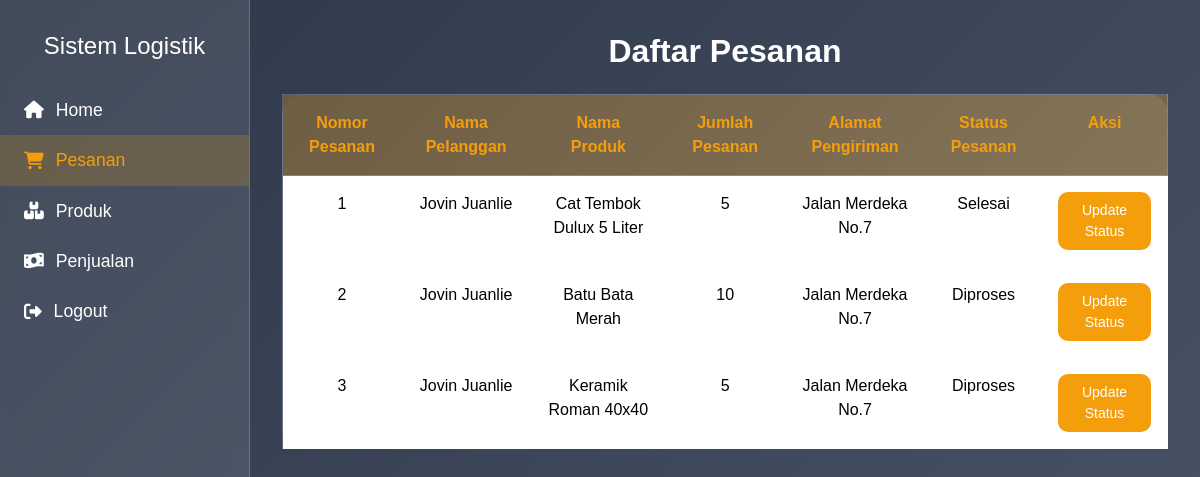
Page /pesanan.php (signed in) on the committed database.
### tables this page shows
CREATE TABLE `pesanan` (
  `idpesanan` int(11) NOT NULL,
  `idpengguna` int(11) NOT NULL,
  `idproduk` int(11) NOT NULL,
  `jumlah` int(11) NOT NULL,
  `alamatpengiriman` text NOT NULL,
  `status` enum('Diproses','Dikirim','Selesai') NOT NULL,
  `totalharga` int(11) NOT NULL
);

CREATE TABLE `pengguna` (
  `id` int(11) NOT NULL,
  `nama` varchar(255) NOT NULL,
  `password` text NOT NULL,
  `telepon` varchar(12) NOT NULL,
  `level` text NOT NULL
);

CREATE TABLE `produk` (
  `idproduk` int(11) NOT NULL,
  `idgudang` int(11) NOT NULL,
  `namaproduk` text NOT NULL,
  `hargajual` int(11) NOT NULL,
  `stok` text NOT NULL
);

### pesanan.php (the view, shortened to what this page needs)
<?php
require "config.php";
$admin_id = $_SESSION['admin_id'];
if(isset($admin_id)){
    $sql = "
    SELECT
        o.idpesanan,
        u.nama AS customer_name,
        p.namaproduk,
        o.jumlah,
        o.status,
        o.alamatpengiriman
    FROM pesanan o
    JOIN produk p ON o.idproduk = p.idproduk
    JOIN pengguna u ON o.idpengguna = u.id
    ";
    $query = $conn->prepare($sql);
    $query->execute();
    $orders = $query->fetchAll(PDO::FETCH_ASSOC);
    }
?>
<!DOCTYPE html>
<html lang="id">
<head>
    <link href="https://cdn.jsdelivr.net/npm/bootstrap@5.3.3/dist/css/bootstrap.min.css" rel="stylesheet">
    <link rel="stylesheet" href="https://cdnjs.cloudflare.com/ajax/libs/font-awesome/6.5.1/css/all.min.css" />
</head>
<body>
    <div class="sidebar d-flex flex-column">
        <h4 class="text-white text-center mb-4">Sistem Logistik</h4>
        <ul class="nav flex-column">
            <li class="nav-item">
                <a class="nav-link" href="dashboardadmin.php"><i class="fas fa-home"></i><span>Home</span></a>
            </li>
            <li class="nav-item">
                <a class="nav-link active" href="pesanan.php"><i class="fas fa-shopping-cart"></i><span>Pesanan</span></a>
            </li>
            <li class="nav-item">
                <a class="nav-link" href="produk.php"><i class="fas fa-boxes"></i><span>Produk</span></a>
            </li>
            <li class="nav-item">
                <a class="nav-link" href="penjualan.php"><i class="fas fa-money-bill-wave"></i><span>Penjualan</span></a>
            </li>
            <li class="nav-item mt-auto">
                <a class="nav-link" href="logout.php"><i class="fas fa-sign-out-alt"></i><span>Logout</span></a>
            </li>
        </ul>
    </div>
    <div class="content">
        <div class="dashboard-container">
            <h2 class="header-title text-center mb-4 fw-bold">Daftar Pesanan</h2>
            <div class="table-responsive">
                <table class="table table-custom">
                    <tr>
                        <th>Nomor Pesanan</th>
                        <th>Nama Pelanggan</th>
                        <th>Nama Produk</th>
                        <th>Jumlah Pesanan</th>
                        <th>Alamat Pengiriman</th>
                        <th>Status Pesanan</th>
                        <th>Aksi</th>
                    </tr>
                <?php if (count($orders) > 0):
                    $i = 1 ;
                ?>
                        <?php foreach ($orders as $order): ?>
                            <tr>
                                <td><?php echo $i++ ;?></td>
                                <td><?php echo htmlspecialchars($order['customer_name']); ?></td>
                                <td><?php echo htmlspecialchars($order['namaproduk']); ?></td>
                                <td><?php echo htmlspecialchars($order['jumlah']); ?></td>
                                <td><?php echo htmlspecialchars($order['alamatpengiriman']); ?></td>
                                <td><?php echo htmlspecialchars($order['status']); ?></td>
                                <td>
                                    <a href="updatestatuspesanan.php?idpesanan=<?php echo $order['idpesanan']; ?>&status=Dikirim" class="btn btn-sm btn-custom">Update Status</a>
                                </td>
                            </tr>
                        <?php endforeach; ?>
                    <?php else: ?>
                        <tr>
                            <td colspan="6" class="text-center">Belum ada pesanan yang masuk.</td>
                        </tr>
                    <?php endif; ?>
                </table>
            </div>
        </div>
    </div>
</body>
</html>

### pesanan.php (style rules this page uses)
body { background: linear-gradient(135deg, #2d3748, #4a5568); min-height: 100vh; font-family: 'Poppins', sans-serif; overflow-x: hidden; }
.sidebar { background: rgba(255, 255, 255, 0.1); backdrop-filter: blur(10px); border-right: 1px solid rgba(255, 255, 255, 0.2); height: 100vh; width: 250px; position: fixed; top: 0; left: 0; padding-top: 2rem; transition: width 0.3s ease; }
.sidebar .nav-link { color: #ffffff; padding: 0.75rem 1.5rem; font-size: 1.1rem; display: flex; align-items: center; transition: background 0.3s ease, color 0.3s ease; }
.sidebar .nav-link i { margin-right: 0.75rem; }
.sidebar .nav-link:hover, .sidebar .nav-link.active { background: rgba(245, 158, 11, 0.2); color: #f59e0b; }
.content { margin-left: 250px; padding: 2rem; }
.dashboard-container { max-width: 1200px; margin: 0 auto; }
.header-title { color: #ffffff; }
.table-custom { background: linear-gradient(135deg, #34415b, #5c6a82); backdrop-filter: blur(10px); border: 1px solid rgba(255, 255, 255, 0.2); border-radius: 20px; }
.table-custom th, .table-custom td { border-color: rgba(255, 255, 255, 0.2); padding: 1rem; text-align: center; }
.table-custom th { background: rgba(245, 158, 11, 0.3); color: #f59e0b; font-weight: 600; }
.btn-custom { background: #f59e0b; color: #ffffff; border: none; border-radius: 10px; padding: 0.5rem 1rem; transition: background 0.3s ease; }

### rows in the picture
pesanan: idpengguna.nama "Jovin Juanlie", idproduk.namaproduk "Cat Tembok Dulux 5 Liter", jumlah "5", alamatpengiriman "Jalan Merdeka No.7", status "Selesai"
pesanan: idpengguna.nama "Jovin Juanlie", idproduk.namaproduk "Batu Bata Merah", jumlah "10", alamatpengiriman "Jalan Merdeka No.7", status "Diproses"
pesanan: idpengguna.nama "Jovin Juanlie", idproduk.namaproduk "Keramik Roman 40x40", jumlah "5", alamatpengiriman "Jalan Merdeka No.7", status "Diproses"
